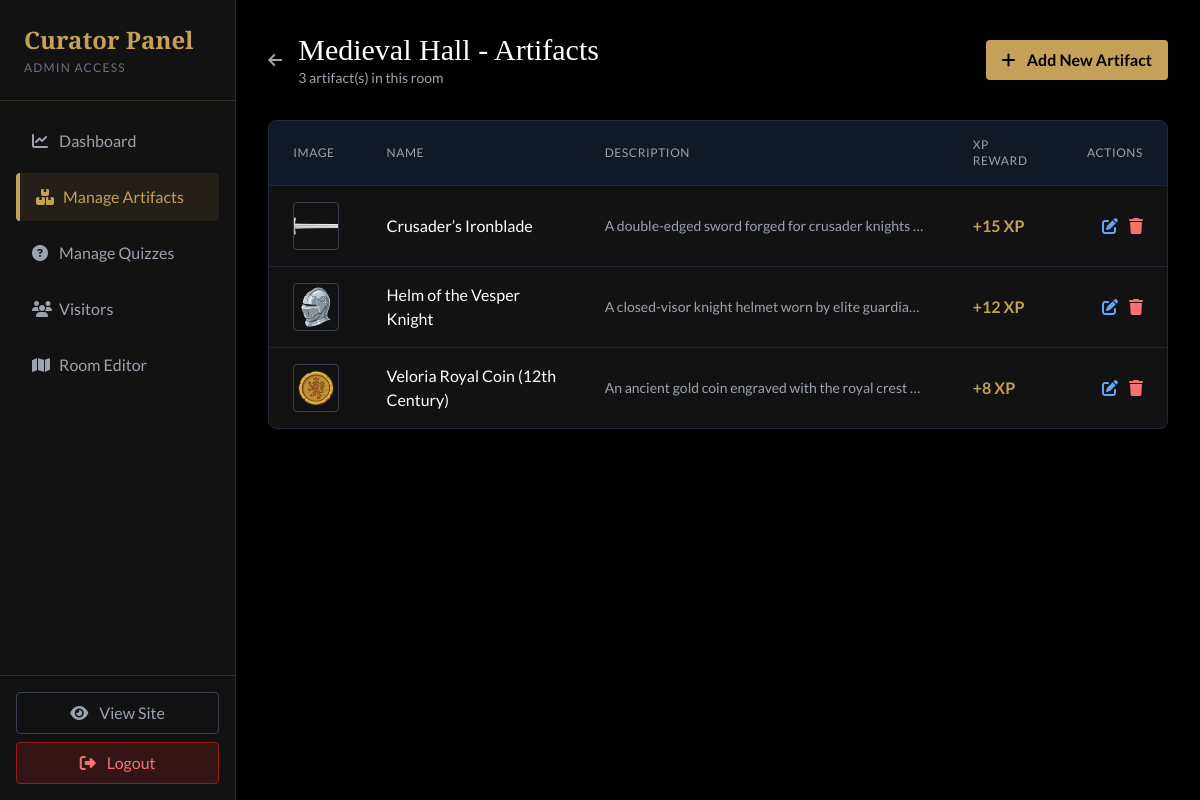
Page /admin/artifacts.php?room_id=1 (signed in) on the earlier database version.
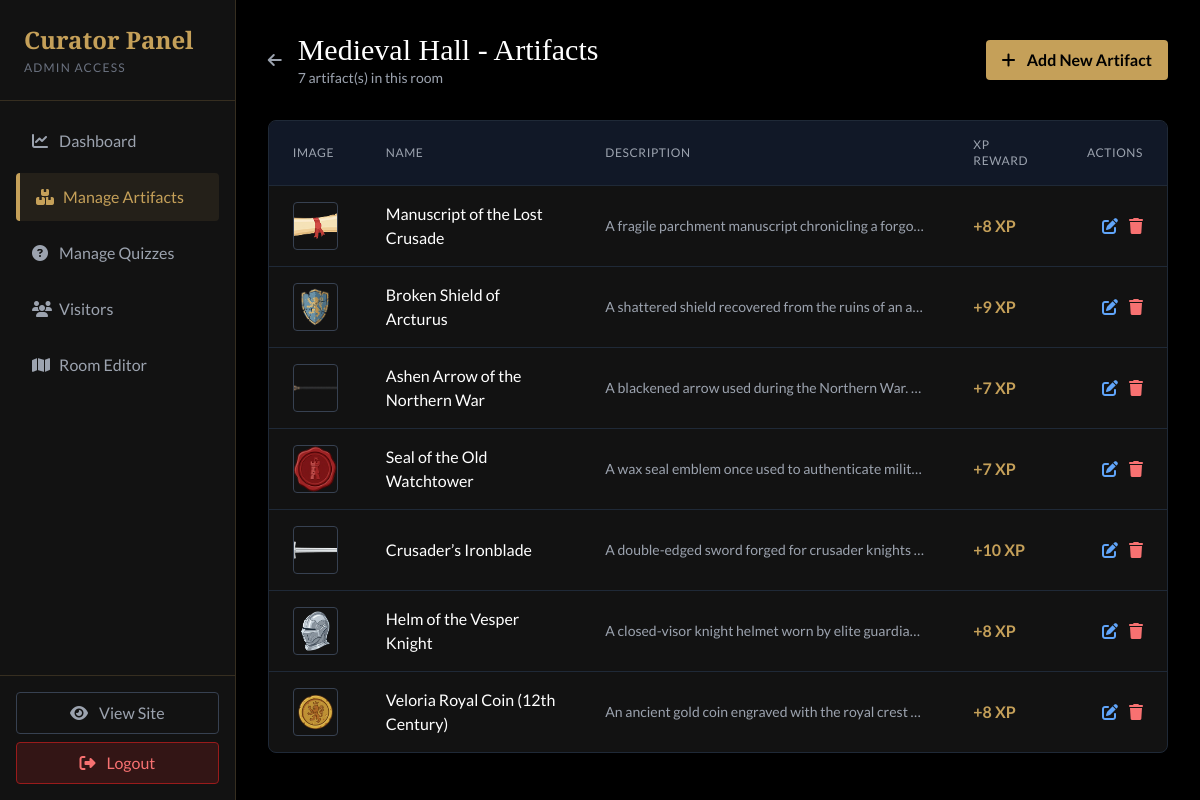
Same page on the later database version.
### tables this page shows
CREATE TABLE `rooms` (
  `id` int(11) NOT NULL,
  `name` varchar(100) NOT NULL,
  `description` text DEFAULT NULL,
  `min_level` int(11) DEFAULT 1,
  `image_url` varchar(255) DEFAULT NULL,
  `hidden_artifact_name` varchar(100) DEFAULT NULL,
  `hidden_artifact_desc` text DEFAULT NULL,
  `hidden_artifact_image` varchar(255) DEFAULT NULL,
  `hidden_artifact_xp` int(11) DEFAULT 100,
  `professor_dialogs` text DEFAULT NULL,
  `chest_position_top` varchar(10) DEFAULT '70%',
  `chest_position_left` varchar(10) DEFAULT '85%'
);

CREATE TABLE `artifacts` (
  `id` int(11) NOT NULL,
  `room_id` int(11) DEFAULT NULL,
  `name` varchar(100) NOT NULL,
  `description` text DEFAULT NULL,
  `image_url` varchar(255) DEFAULT NULL,
  `xp_reward` int(11) DEFAULT 50,
  `position_top` varchar(10) DEFAULT NULL,
  `position_left` varchar(10) DEFAULT NULL
);

### app/bootstrap.php (called while the page is built, shortened)
<?php
require_once APP_PATH . '/Helpers/View.php';
function adminSidebar($active = 'dashboard') {
    View::adminSidebar($active);
}
?>

### admin/artifacts.php (the view, shortened to what this page needs)
<?php
require_once '../app/bootstrap.php';
$rooms = [];
$result = $conn->query("SELECT r.*, COUNT(a.id) as artifact_count
                        FROM rooms r
                        LEFT JOIN artifacts a ON r.id = a.room_id
                        GROUP BY r.id
                        ORDER BY r.id");
while ($row = $result->fetch_assoc()) {
    $rooms[] = $row;
}
$selected_room = null;
$artifacts = [];
if (isset($_GET['room_id'])) {
    $room_id = intval($_GET['room_id']);
    $stmt = $conn->prepare("SELECT * FROM rooms WHERE id = ?");
    $stmt->bind_param("i", $room_id);
    $stmt->execute();
    $selected_room = $stmt->get_result()->fetch_assoc();
    if ($selected_room) {
        $stmt = $conn->prepare("SELECT * FROM artifacts WHERE room_id = ? ORDER BY id DESC");
        $stmt->bind_param("i", $room_id);
        $stmt->execute();
        $result = $stmt->get_result();
        while ($row = $result->fetch_assoc()) {
            $artifacts[] = $row;
        }
    }
}
include '../public/header.php';
?>
<div class="flex h-screen bg-black">
    <?php adminSidebar('artifacts'); ?>
    <main class="flex-grow p-8 overflow-y-auto">
        <?php if (!$selected_room): ?>
            <div class="mb-8">
                <h2 class="text-3xl text-white font-serif mb-2">Manage Artifacts</h2>
                <p class="text-gray-400">Select a room to manage its artifacts</p>
            </div>
            <div class="grid grid-cols-1 md:grid-cols-2 lg:grid-cols-3 gap-6">
                <?php foreach ($rooms as $room): ?>
                    <?php roomCard($room, 'artifacts.php', 'Artifacts', $room['artifact_count']); ?>
                <?php endforeach; ?>
            </div>
        <?php else: ?>
            <div class="flex justify-between items-center mb-8">
                <div class="flex items-center gap-4">
                    <a href="artifacts.php" class="text-gray-400 hover:text-white transition">
                        <i class="fas fa-arrow-left"></i>
                    </a>
                    <div>
                        <h2 class="text-3xl text-white font-serif"><?php echo htmlspecialchars($selected_room['name']); ?> - Artifacts</h2>
                        <p class="text-gray-400 text-sm"><?php echo count($artifacts); ?> artifact(s) in this room</p>
                    </div>
                </div>
                <a href="add_artifact.php?room_id=<?php echo $selected_room['id']; ?>" class="bg-gold hover:bg-gold-hover text-black font-bold py-2 px-4 rounded transition">
                    <i class="fas fa-plus mr-2"></i> Add New Artifact
                </a>
            </div>
            <?php if (empty($artifacts)): ?>
                <div class="bg-darker-bg rounded-lg border border-gray-800 p-12 text-center">
                    <i class="fas fa-gem text-6xl text-gray-700 mb-4"></i>
                    <p class="text-gray-500 mb-4">No artifacts in this room yet.</p>
                    <a href="add_artifact.php?room_id=<?php echo $selected_room['id']; ?>" class="inline-block bg-gold hover:bg-gold-hover text-black font-bold py-2 px-4 rounded transition">
                        <i class="fas fa-plus mr-2"></i> Add First Artifact
                    </a>
                </div>
            <?php else: ?>
                <div class="bg-darker-bg rounded-lg border border-gray-800 overflow-hidden">
                    <table class="w-full text-left">
                        <thead class="bg-gray-900 border-b border-gray-800">
                            <tr>
                                <th class="px-6 py-4 text-gray-400 font-normal uppercase text-xs tracking-wider">Image</th>
                                <th class="px-6 py-4 text-gray-400 font-normal uppercase text-xs tracking-wider">Name</th>
                                <th class="px-6 py-4 text-gray-400 font-normal uppercase text-xs tracking-wider">Description</th>
                                <th class="px-6 py-4 text-gray-400 font-normal uppercase text-xs tracking-wider">XP Reward</th>
                                <th class="px-6 py-4 text-gray-400 font-normal uppercase text-xs tracking-wider text-right">Actions</th>
                            </tr>
                        </thead>
                        <tbody class="divide-y divide-gray-800">
                            <?php foreach ($artifacts as $item): ?>
                                <tr class="hover:bg-gray-800/50 transition">
                                    <td class="px-6 py-4">
                                        <img src="<?php echo $item['image_url']; ?>" alt="Artifact" class="w-12 h-12 object-cover rounded border border-gray-700">
                                    </td>
                                    <td class="px-6 py-4">
                                        <div class="text-white font-medium"><?php echo htmlspecialchars($item['name']); ?></div>
                                    </td>
                                    <td class="px-6 py-4">
                                        <div class="text-gray-400 text-sm truncate max-w-xs"><?php echo htmlspecialchars($item['description']); ?></div>
                                    </td>
                                    <td class="px-6 py-4">
                                        <span class="text-gold font-bold">+<?php echo $item['xp_reward']; ?> XP</span>
                                    </td>
                                    <td class="px-6 py-4 text-right space-x-2">
                                        <a href="edit_artifact.php?id=<?php echo $item['id']; ?>" class="text-blue-400 hover:text-blue-300 transition">
                                            <i class="fas fa-edit"></i>
                                        </a>
                                        <a href="../app/Handlers/admin_handler.php?action=delete_artifact&id=<?php echo $item['id']; ?>&room_id=<?php echo $selected_room['id']; ?>"
                                           class="text-red-400 hover:text-red-300 transition"
                                           onclick="return confirm('Are you sure you want to delete this artifact?');">
                                            <i class="fas fa-trash"></i>
                                        </a>
                                    </td>
                                </tr>
                            <?php endforeach; ?>
                        </tbody>
                    </table>
                </div>
            <?php endif; ?>
        <?php endif; ?>
    </main>
</div>

### public/header.php (shortened to what this page needs)
<!DOCTYPE html>
<html lang="en">
<head>
    <script src="https://cdn.tailwindcss.com"></script>
    <link rel="stylesheet" href="https://cdnjs.cloudflare.com/ajax/libs/font-awesome/6.4.0/css/all.min.css">
    <link rel="stylesheet" href="<?php echo BASE_URL; ?>/assets/css/style.css">
</head>
<body class="bg-darker-bg text-gray-200 flex flex-col min-h-screen">

### app/Helpers/View.php (shortened to what this page needs)
<?php
class View {
    private static $viewPath;
    public static function init() {
        self::$viewPath = defined('BASE_PATH') ? BASE_PATH . '/views' : dirname(__DIR__, 2) . '/views';
    }
    public static function render($view, $data = []) {
        $filePath = self::$viewPath . '/' . str_replace('.', '/', $view) . '.php';
        extract($data);
        include $filePath;
        return ob_get_clean();
    }
    public static function component($component, $data = []) {
        echo self::render('components.' . $component, $data);
    }
    public static function adminSidebar($activePage = 'dashboard') {
        self::component('admin_sidebar', ['active' => $activePage]);
    }
}
?>

### views/components/admin_sidebar.php
<?php
$pages = [
    'dashboard' => ['icon' => 'fa-chart-line', 'label' => 'Dashboard', 'href' => 'index.php'],
    'artifacts' => ['icon' => 'fa-boxes', 'label' => 'Manage Artifacts', 'href' => 'artifacts.php'],
    'quizzes' => ['icon' => 'fa-question-circle', 'label' => 'Manage Quizzes', 'href' => 'quizzes.php'],
    'users' => ['icon' => 'fa-users', 'label' => 'Visitors', 'href' => 'users.php'],
    'room_editor' => ['icon' => 'fa-map', 'label' => 'Room Editor', 'href' => 'room_editor.php'],
];
?>
<aside class="w-64 bg-darker-bg border-r border-gold/20 flex flex-col">
    <div class="p-6 border-b border-gold/20">
        <h1 class="text-gold font-serif text-2xl font-bold">Curator Panel</h1>
        <p class="text-gray-500 text-xs uppercase tracking-widest mt-1">Admin Access</p>
    </div>
    <nav class="flex-grow p-4 space-y-2">
        <?php foreach ($pages as $key => $page): ?>
            <?php
            $isActive = ($active ?? 'dashboard') === $key;
            $activeClass = $isActive
                ? 'bg-gold/10 text-gold border-l-4 border-gold'
                : 'text-gray-400 hover:text-white hover:bg-gray-800 transition';
            ?>
            <a href="<?php echo $page['href']; ?>" class="block px-4 py-3 rounded <?php echo $activeClass; ?>">
                <i class="fas <?php echo $page['icon']; ?> w-6"></i> <?php echo $page['label']; ?>
            </a>
        <?php endforeach; ?>
    </nav>
    <div class="p-4 border-t border-gold/20">
        <a href="../public/index.php" class="block w-full text-center py-2 border border-gray-700 text-gray-400 hover:text-white hover:border-white rounded transition mb-2">
            <i class="fas fa-eye mr-2"></i> View Site
        </a>
        <a href="../public/logout.php" class="block w-full text-center py-2 bg-red-900/30 border border-red-800 text-red-400 hover:bg-red-900/50 rounded transition">
            <i class="fas fa-sign-out-alt mr-2"></i> Logout
        </a>
    </div>
</aside>

### public/assets/css/style.css (style rules this page uses)
:root { --color-gold: #c5a059; --color-gold-hover: #e6c885; --color-dark-bg: #1a1a1a; --color-darker-bg: #121212; --color-text: #e0e0e0; --color-parchment: #f0e6d2; }
body { font-family: "Lato", sans-serif; background-color: var(--color-darker-bg); color: var(--color-text); }
h1, h2, h3, h4, h5, h6, .font-serif { font-family: "Abhaya Libre", serif; }
.text-gold { color: var(--color-gold); }
.bg-gold { background-color: var(--color-gold); }
.border-gold { border-color: var(--color-gold); }

### public/header.php (style rules this page uses)
body { background-color: #121212; }

Differences in the rows shown:
added artifacts: image_url (picture), name "Manuscript of the Lost Crusade", description "A fragile parchment manuscript chronicling a forgo…", xp_reward "8"
added artifacts: image_url (picture), name "Broken Shield of Arcturus", description "A shattered shield recovered from the ruins of an a…", xp_reward "9"
added artifacts: image_url (picture), name "Ashen Arrow of the Northern War", description "A blackened arrow used during the Northern War.…", xp_reward "7"
added artifacts: image_url (picture), name "Seal of the Old Watchtower", description "A wax seal emblem once used to authenticate milit…", xp_reward "7"
changed artifacts "Crusader’s Ironblade": xp_reward "15" → "10"
changed artifacts "Helm of the Vesper Knight": xp_reward "12" → "8"
Other differences:
count($artifacts): "3" → "7"
